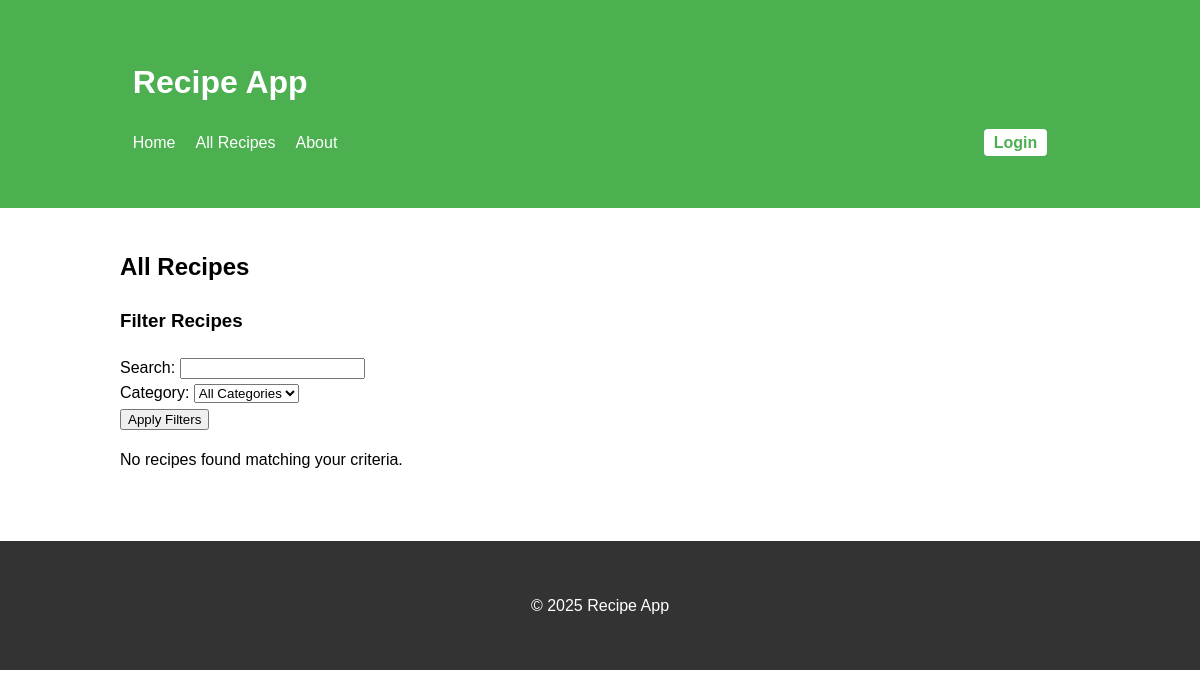
Page /recipes/ on the earlier database version.
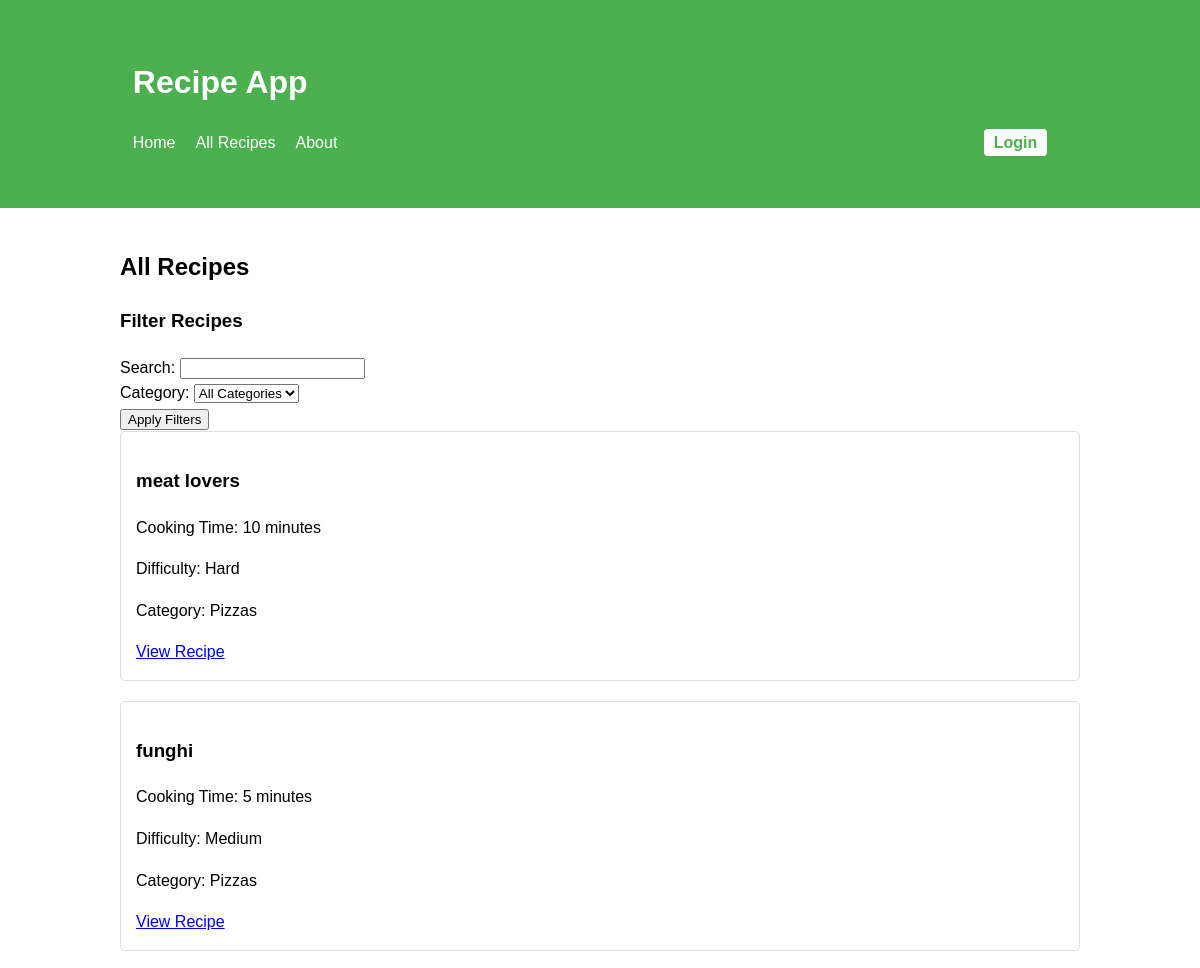
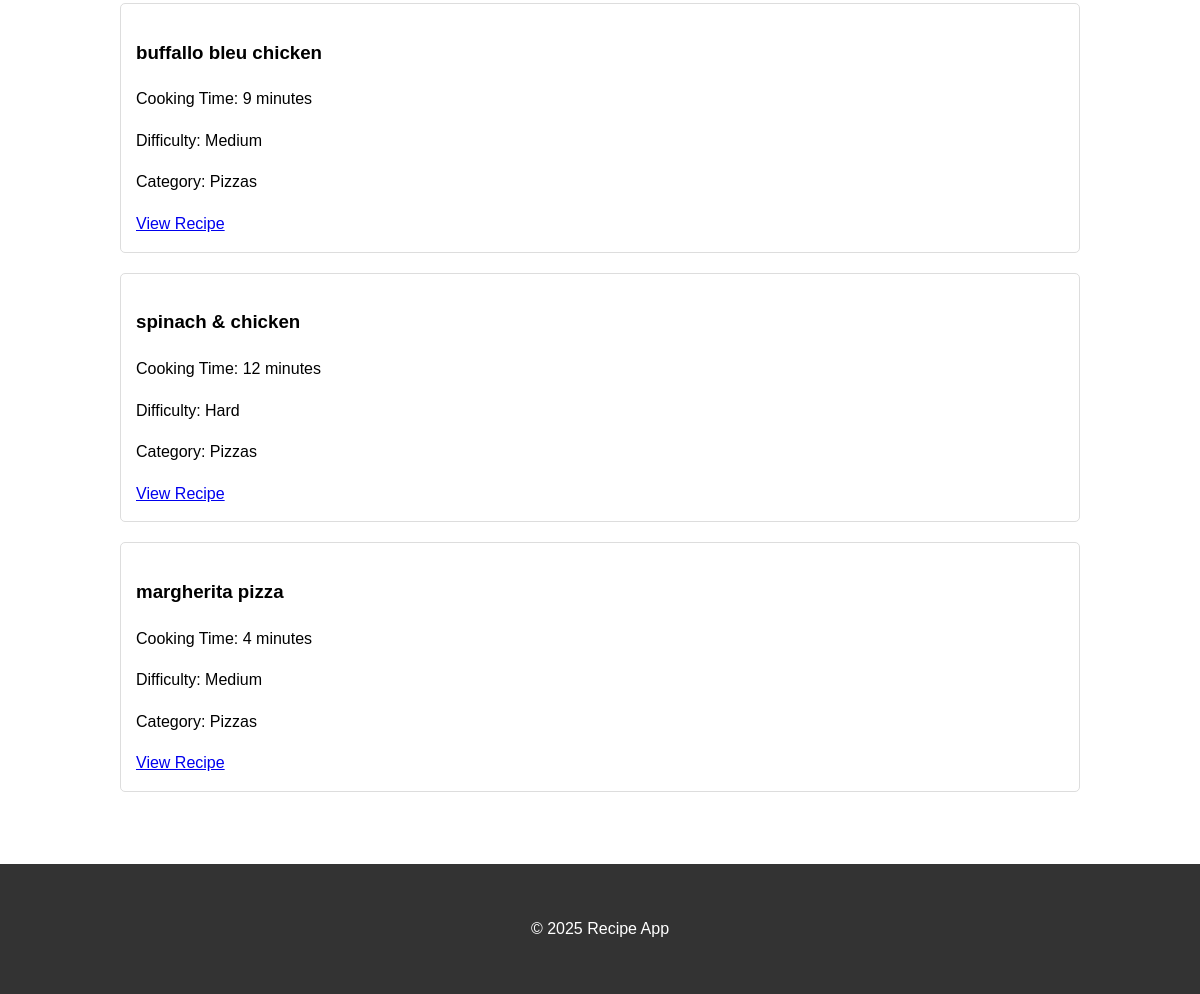
Same page on the later database version (2 pictures, top to bottom).
### recipes/models.py (models this page shows, shortened)
class Recipe(models.Model):
    name = models.CharField(max_length=100)
    cooking_time = models.IntegerField()
    ingredients = models.TextField()  # basic compatibility
    category = models.ForeignKey('categories.Category',
                               on_delete=models.SET_NULL,
                               null=True, blank=True,
                               related_name='recipes')
    ingredient_list = models.ManyToManyField('ingredients.Ingredient',
                                           blank=True,
                                           related_name='used_in')
    def get_ingredients_list(self):
        return self.ingredients.split(',') if self.ingredients else [] #we use this to get the list of ingredients via split because the ingredients are stored as a string in the database
    def calculate_difficulty(self):
        cooking_time = self.cooking_time
        num_ingredients = len(self.get_ingredients_list())
        TIME_THRESHOLD = 10
        INGREDIENT_THRESHOLD = 3
        if cooking_time < TIME_THRESHOLD:
            if num_ingredients < INGREDIENT_THRESHOLD:
                return "Easy"
            else:
                return "Medium"
        else:
            if num_ingredients >= INGREDIENT_THRESHOLD:
                return "Hard"
            else:
                return "Intermediate"

### categories/models.py (models this page shows, shortened)
class Category(models.Model):
    name = models.CharField(max_length=100)
    description = models.TextField(blank=True, null=True)
    class Meta:
        ordering = ['name']
        verbose_name = 'category'
        verbose_name_plural = 'categories'

### recipes/views.py (the view)
# urls.py: path('recipes/', views.RecipeListView.as_view(), name='recipe-list'),
class RecipeListView(ListView):
    model = Recipe
    template_name = 'recipes/recipe_list.html'
    context_object_name = 'recipes'
    paginate_by = 8
    def get_queryset(self):
        queryset = Recipe.objects.all().order_by('-id')
        query = self.request.GET.get('q')
        if query:
            queryset = queryset.filter(
                Q(name__icontains=query) |
                Q(ingredients__icontains=query)
            )
        category_id = self.request.GET.get('category')
        if category_id:
            queryset = queryset.filter(category__id=category_id)
        return queryset
    def get_context_data(self, **kwargs):
        context = super().get_context_data(**kwargs)
        context['categories'] = Category.objects.all()
        context['search_query'] = self.request.GET.get('q', '')
        context['selected_category'] = self.request.GET.get('category', '')
        return context

### recipes/templates/recipes/recipe_list.html (shortened to what this page needs)
<!DOCTYPE html>
{% extends 'recipes/base.html' %}
{% block content %}
    <h2>All Recipes</h2>
    <div class="filters">
        <h3>Filter Recipes</h3>
        <form method="get" action="{% url 'recipe-list' %}">
            <div class="search-box">
                <label for="search">Search:</label>
                <input type="text" id="search" name="q" value="{{ search_query }}">
            </div>
            <div class="category-filter">
                <label for="category">Category:</label>
                <select id="category" name="category">
                    <option value="">All Categories</option>
                </select>
            </div>
            <button type="submit">Apply Filters</button>
        </form>
    </div>
    <div class="recipes-list">
        {% if recipes %}
            {% for recipe in recipes %}
                <div class="recipe-card">
                    <h3>{{ recipe.name }}</h3>
                    <p>Cooking Time: {{ recipe.cooking_time }} minutes</p>
                    <p>Difficulty: {{ recipe.calculate_difficulty }}</p>
                    {% if recipe.category %}
                        <p>Category: {{ recipe.category.name }}</p>
                    {% endif %}
                    <a href="{% url 'recipe-detail' recipe.id %}">View Recipe</a>
                </div>
            {% endfor %}
        {% else %}
            <p>No recipes found matching your criteria.</p>
        {% endif %}
    </div>
{% endblock %}

Differences in the rows shown:
added Recipe: name "meat lovers", cooking_time "10", calculate_difficulty "Hard", category.name "Pizzas"
added Recipe: name "funghi", cooking_time "5", calculate_difficulty "Medium", category.name "Pizzas"
added Recipe: name "buffallo bleu chicken", cooking_time "9", calculate_difficulty "Medium", category.name "Pizzas"
added Recipe: name "spinach & chicken", cooking_time "12", calculate_difficulty "Hard", category.name "Pizzas"
added Recipe: name "margherita pizza", cooking_time "4", calculate_difficulty "Medium", category.name "Pizzas"
Other differences:
text no longer shown: "No recipes found matching your criteria."
